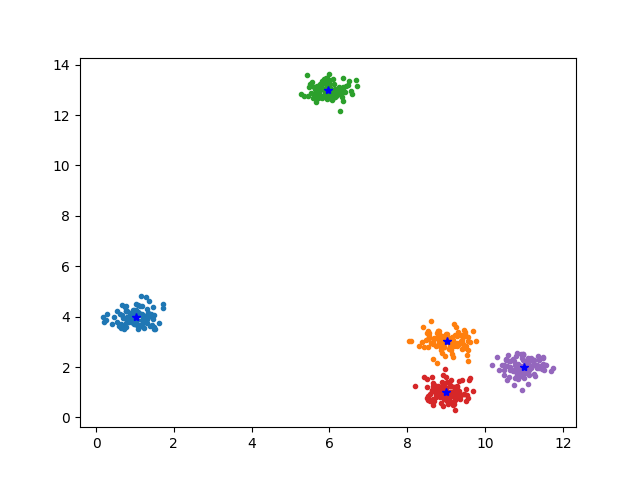

This figure's Python source:
import numpy as np
from sklearn.cluster import KMeans
import matplotlib.pyplot as plt

def generate_data(nclusters, npoints):
    centroids = np.random.randint(0, 3*nclusters, [nclusters, 2])

    clusters = []

    for i in range(nclusters):
        xy = np.random.normal(centroids[i], .3, [npoints, 2])

        clusters.extend(list(xy))

    return np.array(clusters)

nclusters = 5
npoints = 100

data = generate_data(nclusters, npoints)

kmeans = KMeans(n_clusters=nclusters)
kmeans.fit(data)

centroids = kmeans.cluster_centers_
labels = kmeans.labels_

for i in range(nclusters):
    plt.plot(data[labels==i].T[0], data[labels==i].T[1], '.')

plt.plot(centroids.T[0], centroids.T[1], 'b*')
plt.savefig('KMeans.png')
